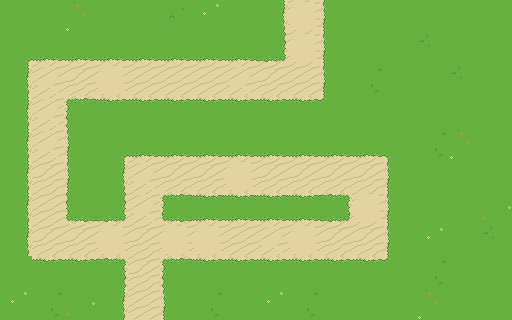

This game map was drawn from its Tiled (.tmx) file and the tilesets committed beside it. A one-line description and the full map source follow:
An orthogonal 16x10 tile map with 32x32 px tiles, 1 tile layer (Rutlager 1).

<map version="1.10" tiledversion="1.11.0" orientation="orthogonal" renderorder="right-down" width="16" height="10" tilewidth="32" tileheight="32" infinite="0" nextlayerid="2" nextobjectid="1">
 <tileset firstgid="1" source="tileSet.tsx" />
 <layer id="1" name="Rutlager 1" width="16" height="10">
  <data encoding="csv">
1,1,45,1,1,3,44,1,15,13,17,1,1,1,1,1,
5,6,6,6,6,6,6,6,8,13,17,1,1,2,1,1,
15,12,14,13,11,11,11,12,14,11,17,4,1,1,2,1,
15,12,19,26,26,26,26,26,26,26,27,1,1,1,1,1,
15,12,17,5,6,6,6,6,6,6,6,6,7,4,45,1,
15,14,17,15,12,14,14,13,14,14,14,14,17,1,1,1,
15,11,9,8,12,36,37,37,37,37,38,13,17,1,1,46,
15,14,14,13,14,13,13,11,12,13,14,14,17,44,1,2,
1,26,26,18,14,19,26,26,26,26,26,26,27,4,1,1,
44,4,46,15,11,17,4,1,44,4,1,1,1,45,1,1
</data>
 </layer>
</map>